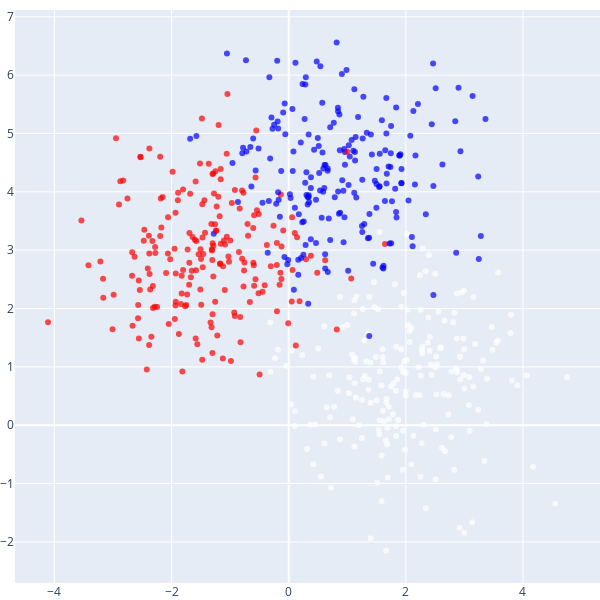

The code cell stored with this chart in its notebook:
### Code cell
fig = go.Figure(data=[go.Scatter(x=X[:, 0], y=X[:, 1],
                                   mode='markers', 
                                   marker=dict(
                                    size=6,
                                    color=y,                # set color to an array/list of desired values
                                    colorscale='picnic',   # choose a colorscale
                                    opacity=0.7)
                                  )])

fig.update_layout(
    autosize=False,
    width=600,
    height=600,
    margin=dict(l=0, r=0, b=0, t=10))
    
fig.show()

### Figure 1 — Plotly figure (JSON) as saved in the notebook; plotly's stock layout.template omitted (floating-point values rounded to 4 significant figures; data arrays with more than 128 entries replaced by an {"elided": "..."} marker saying what was removed)
{"data": [{"marker": {"color": {"elided": "600 int values"}, "colorscale": [[0, "rgb(0,0,255)"], [0.1, "rgb(51,153,255)"], [0.2, "rgb(102,204,255)"], [0.3, "rgb(153,204,255)"], [0.4, "rgb(204,204,255)"], [0.5, "rgb(255,255,255)"], [0.6, "rgb(255,204,255)"], [0.7, "rgb(255,153,255)"], [0.8, "rgb(255,102,204)"], [0.9, "rgb(255,102,102)"], [1, "rgb(255,0,0)"]], "opacity": 0.7, "size": 6}, "mode": "markers", "type": "scatter", "x": {"elided": "600 float values"}, "y": {"elided": "600 float values"}}], "layout": {"autosize": false, "height": 600, "margin": {"b": 0, "l": 0, "r": 0, "t": 10}, "width": 600, "xaxis": {"autorange": true, "range": [-4.673, 5.315], "type": "linear"}, "yaxis": {"autorange": true, "range": [-2.704, 7.116], "type": "linear"}}}
